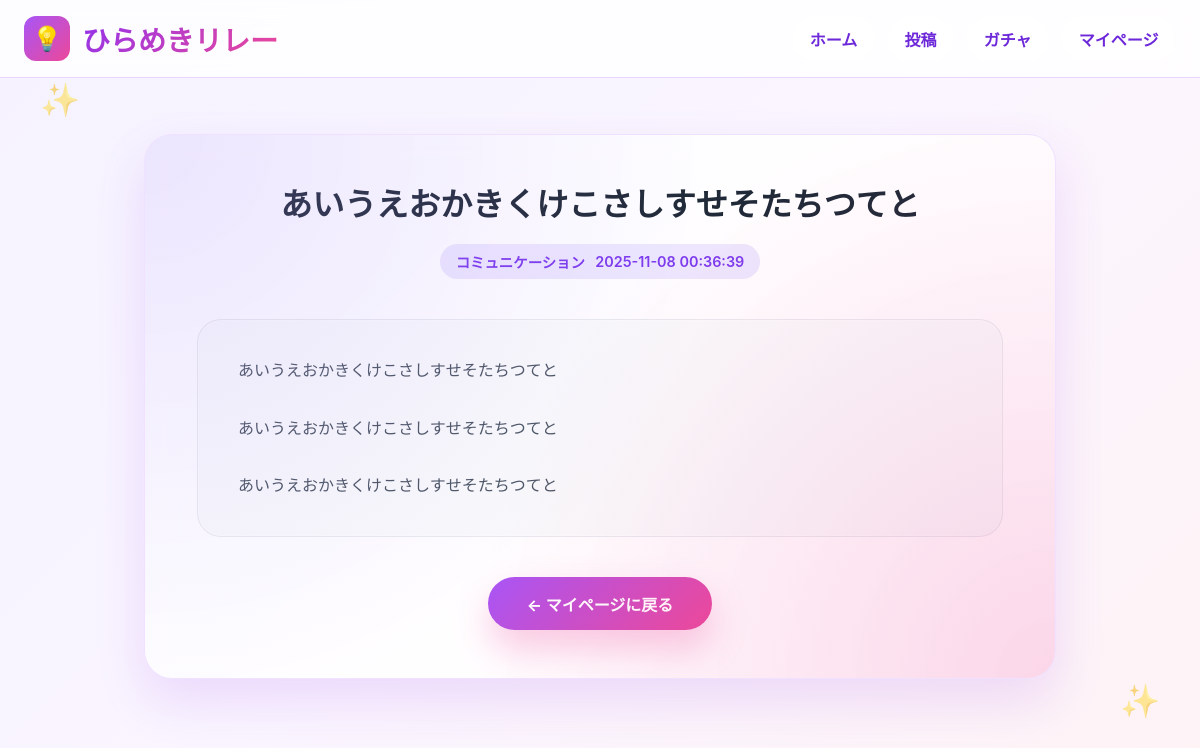
The app's page /posts/aceaff53-3819-4694-aa72-4f02412c30a7 (signed in) with its own data.
### tables this page shows
CREATE TABLE ideas (
            idea_id      VARCHAR(64) PRIMARY KEY UNIQUE NOT NULL,
            title        VARCHAR(128) NOT NULL,
            detail       TEXT NOT NULL,
            category     VARCHAR(32) NOT NULL,
            user_id      VARCHAR(64) NOT NULL,
            created_at   DATETIME NOT NULL
        );

### relay/main.py (the view)
@app.route('/posts/<idea_id>')
@login_required
def post_view(idea_id):
    user_id = session['user_id']
    with sqlite3.connect(DATABASE) as con:
        row = con.execute(
            """
            SELECT
                i.idea_id,
                i.title,
                i.detail,
                i.category,
                i.created_at,
                i.user_id,
                u.nickname,
                u.icon_path
            FROM ideas i
            LEFT JOIN mypage u ON i.user_id = u.user_id
            WHERE i.idea_id = ?
            """,
            (idea_id,)
        ).fetchone()
    if not row:
        flash('投稿が見つかりませんでした。')
        return redirect(url_for('mypage'))
    idea = {
        'idea_id': row[0],
        'title': row[1],
        'detail': row[2],
        'category': row[3],
        'created_at': row[4],
        'user_id': row[5],
        'nickname': row[6],
        'icon_path': row[7],
    }
    return render_template('post_view.html', idea=idea)

### relay/main.py (called while the page is built)
def login_required(view_func):
    @wraps(view_func)
    def wrapper(*args, **kwargs):
        if 'user_id' not in session:
            next_url = request.url
            return redirect(url_for('login', next=next_url))
        return view_func(*args, **kwargs)
    return wrapper

### relay/templates/post_view.html (shortened to what this page needs)
<!DOCTYPE html>
<html lang="ja">
    <head>
        <link rel="stylesheet" href="{{ url_for('static', filename='hub.css') }}">
        <link rel="stylesheet" href="{{ url_for('static', filename='post_view.css') }}">
    </head>
    <body>
        <header class="header">
            <div class="header-content">
                <div class="header-left">
                    <div class="logo-icon">💡</div>
                    <h1 class="logo-text">ひらめきリレー</h1>
                </div>
                <div class="header-right">
                    <nav class="mypage-nav">
                        <a href="{{ url_for('index') }}">ホーム</a>
                        <a href="{{ url_for('form') }}">投稿</a>
                        <a href="{{ url_for('gacha') }}">ガチャ</a>
                        <a href="{{ url_for('mypage') }}">マイページ</a>
                    </nav>
                </div>
            </div>
        </header>
        <main class="post-main">
            <article class="post-card glass-card">
                <header class="post-header">
                    <h2 class="post-title">{{ idea.title }}</h2>
                    <div class="post-meta">
                        <span>{{ idea.category }}</span>
                        <span>{{ idea.created_at }}</span>
                    </div>
                </header>
                <section class="post-body">
                    <p>{{ idea.detail | replace('\n', '<br>') | safe }}</p>
                </section>
                <footer class="post-footer">
                    <a href="{{ url_for('mypage') }}" class="post-back-link">← マイページに戻る</a>
                </footer>
            </article>
        </main>
        <div class="floating-sparkle sparkle-1">✨</div>
        <div class="floating-sparkle sparkle-2">✨</div>
    </body>
</html>

### relay/static/hub.css (style rules this page uses)
* { margin: 0; padding: 0; box-sizing: border-box; }
body { font-family: -apple-system, BlinkMacSystemFont, 'Segoe UI', 'Hiragino Sans', 'Hiragino Kaku Gothic ProN', Meiryo, sans-serif; background: linear-gradient(135deg, #f5f3ff 0%, #faf5ff 50%, #fef3f5 100%); min-height: 100vh; }
.header { background: rgba(255, 255, 255, 0.8); backdrop-filter: blur(10px); border-bottom: 1px solid #e9d5ff; position: sticky; top: 0; z-index: 100; }
.header-content { max-width: 1200px; margin: 0 auto; padding: 1rem 1.5rem; display: flex; justify-content: space-between; align-items: center; }
.header-left { display: flex; align-items: center; gap: 0.75rem; }
.logo-icon { background: linear-gradient(135deg, #a855f7 0%, #ec4899 100%); padding: 0.5rem; border-radius: 12px; font-size: 1.5rem; }
.logo-text { font-size: 1.75rem; font-weight: bold; background: linear-gradient(135deg, #9333ea 0%, #ec4899 100%); -webkit-background-clip: text; -webkit-text-fill-color: transparent; background-clip: text; }
.header-right { display: flex; align-items: center; gap: 1rem; }
.mypage-nav { display: flex; gap: 0.75rem; align-items: center; }
.mypage-nav a { padding: 0.65rem 1.1rem; border-radius: 999px; background: rgba(255, 255, 255, 0.6); color: #6d28d9; font-weight: 600; text-decoration: none; transition: background 0.3s ease, color 0.3s ease, transform 0.3s ease; }
.floating-sparkle { position: fixed; font-size: 2rem; opacity: 0.5; animation: float 3s ease-in-out infinite; pointer-events: none; }
.sparkle-1 { top: 5rem; left: 2.5rem; color: #c084fc; }
.sparkle-2 { bottom: 5rem; right: 2.5rem; color: #f9a8d4; animation-delay: 1s; }

### relay/static/post_view.css (style rules this page uses)
* { box-sizing: border-box; }
body { font-family: -apple-system, BlinkMacSystemFont, 'Segoe UI', 'Hiragino Sans', 'Hiragino Kaku Gothic ProN', Meiryo, sans-serif; background: linear-gradient(135deg, #f5f3ff 0%, #faf5ff 50%, #fef3f5 100%); min-height: 100vh; color: #1f2937; }
.post-main { max-width: 960px; margin: 0 auto; padding: 3.5rem 1.5rem 4.5rem; }
.glass-card { background: rgba(255, 255, 255, 0.85); border-radius: 1.75rem; border: 1px solid rgba(233, 213, 255, 0.7); backdrop-filter: blur(14px); box-shadow: 0 22px 50px rgba(147, 51, 234, 0.14); }
.post-card { padding: 3rem 3.25rem; position: relative; overflow: hidden; }
.post-card::after { content: ''; position: absolute; inset: 0; background: radial-gradient(circle at top left, rgba(167, 139, 250, 0.22), transparent 55%), radial-gradient(circle at bottom right, rgba(236, 72, 153, 0.22), transparent 55%); pointer-events: none; }
.post-header { text-align: center; margin-bottom: 2.5rem; }
.post-title { font-size: 2rem; font-weight: 700; color: #1f2937; margin-bottom: 1rem; line-height: 1.4; }
.post-meta { display: inline-flex; align-items: center; gap: 0.65rem; background: rgba(167, 139, 250, 0.2); color: #7c3aed; padding: 0.45rem 1rem; border-radius: 999px; font-size: 0.9rem; font-weight: 600; }
.post-body { padding: 2.25rem 2.5rem; background: rgba(249, 250, 251, 0.95); border-radius: 1.5rem; border: 1px solid rgba(229, 231, 235, 0.8); box-shadow: inset 0 0 0 1px rgba(255, 255, 255, 0.4); margin-bottom: 2.5rem; }
.post-body p { white-space: pre-wrap; font-size: 1rem; line-height: 1.8; color: #4b5563; }
.post-footer { display: flex; justify-content: center; }
.post-back-link { background: linear-gradient(135deg, #a855f7 0%, #ec4899 100%); color: #fff; padding: 0.9rem 2.4rem; border-radius: 999px; font-weight: 700; text-decoration: none; box-shadow: 0 18px 36px rgba(236, 72, 153, 0.28); transition: transform 0.28s ease, box-shadow 0.28s ease; }
.floating-sparkle { position: fixed; font-size: 2rem; opacity: 0.5; animation: float 3s ease-in-out infinite; pointer-events: none; }
.sparkle-1 { top: 5rem; left: 2.5rem; color: #c084fc; }
.sparkle-2 { bottom: 5rem; right: 2.5rem; color: #f9a8d4; animation-delay: 1s; }

### records on screen
ideas: title "あいうえおかきくけこさしすせそたちつてと", category "コミュニケーション", created_at "2025-11-08 00:36:39", detail "あいうえおかきくけこさしすせそたちつてと あいうえおかきくけこさしすせそたちつてと あいうえおかきくけこさしすせそたちつてと"
